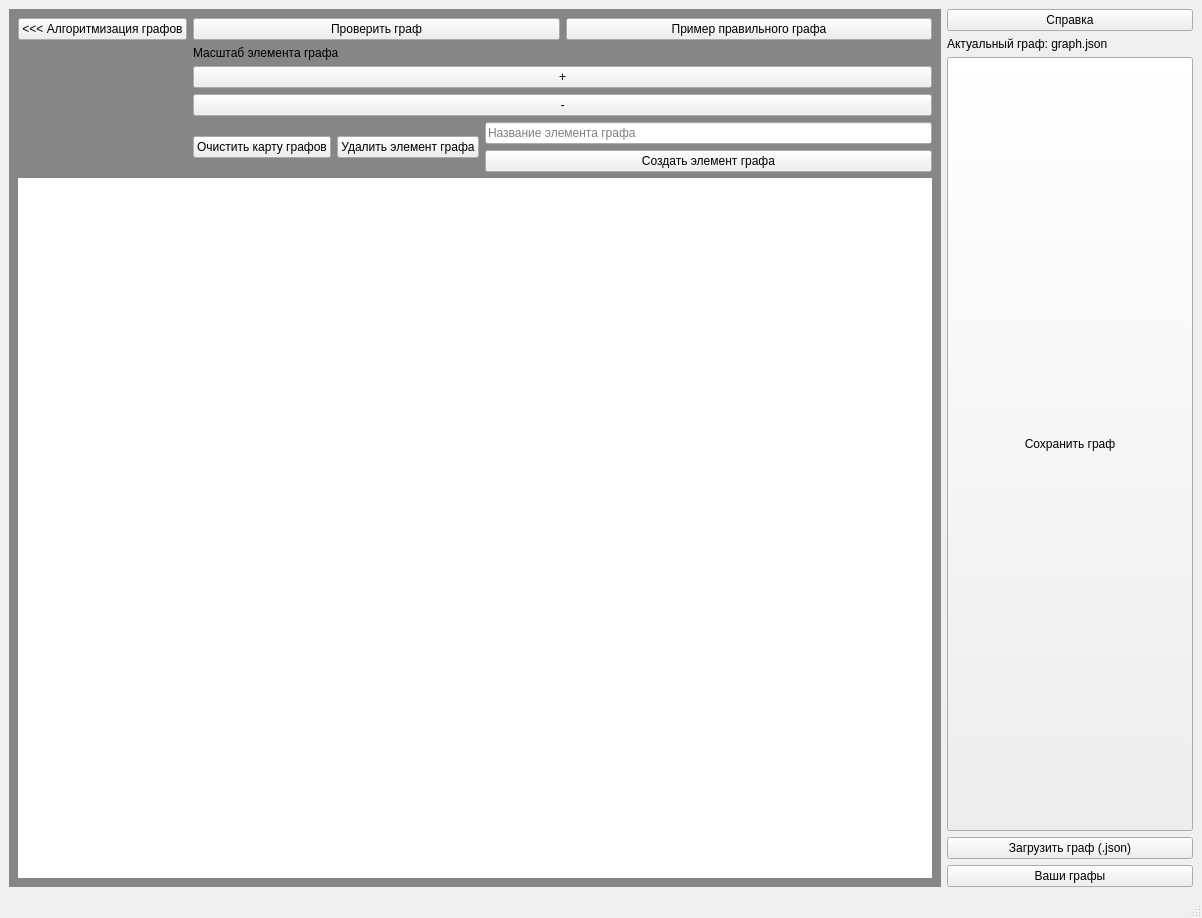
<?xml version="1.0" encoding="UTF-8"?>
<ui version="4.0">
 <class>MainWindow</class>
 <widget class="QMainWindow" name="MainWindow">
  <property name="geometry">
   <rect>
    <x>0</x>
    <y>0</y>
    <width>1202</width>
    <height>900</height>
   </rect>
  </property>
  <property name="sizePolicy">
   <sizepolicy hsizetype="Expanding" vsizetype="Expanding">
    <horstretch>0</horstretch>
    <verstretch>0</verstretch>
   </sizepolicy>
  </property>
  <property name="windowTitle">
   <string>MainWindow</string>
  </property>
  <property name="autoFillBackground">
   <bool>false</bool>
  </property>
  <widget class="QWidget" name="centralwidget">
   <layout class="QHBoxLayout" name="horizontalLayout">
    <item>
     <widget class="QStackedWidget" name="StackedWidget">
      <property name="styleSheet">
       <string notr="true">QStackedWidget {
	background-color: rgb(134, 134, 134)
}</string>
      </property>
      <property name="currentIndex">
       <number>0</number>
      </property>
      <widget class="QWidget" name="First_Page">
       <layout class="QVBoxLayout" name="verticalLayout_3">
        <item>
         <layout class="QFormLayout" name="formLayout_3">
          <item row="0" column="0">
           <layout class="QVBoxLayout" name="FP_VerticalLayout1">
            <item>
             <widget class="QPushButton" name="FP_VL1_PushButton">
              <property name="text">
               <string>&lt;&lt;&lt; Алгоритмизация графов</string>
              </property>
             </widget>
            </item>
           </layout>
          </item>
          <item row="0" column="1">
           <layout class="QHBoxLayout" name="horizontalLayout_2">
            <item>
             <widget class="QPushButton" name="FP_VP3_CheckGraphBtn">
              <property name="text">
               <string>Проверить граф</string>
              </property>
             </widget>
            </item>
            <item>
             <widget class="QPushButton" name="FP_VP3_GreatGraphExampleBtn">
              <property name="text">
               <string>Пример правильного графа</string>
              </property>
             </widget>
            </item>
           </layout>
          </item>
          <item row="1" column="1">
           <layout class="QVBoxLayout" name="verticalLayout_2">
            <item>
             <widget class="QLabel" name="label">
              <property name="enabled">
               <bool>true</bool>
              </property>
              <property name="text">
               <string>Масштаб элемента графа</string>
              </property>
             </widget>
            </item>
            <item>
             <widget class="QPushButton" name="pushButton_2">
              <property name="text">
               <string>+</string>
              </property>
             </widget>
            </item>
            <item>
             <widget class="QPushButton" name="pushButton">
              <property name="text">
               <string>-</string>
              </property>
             </widget>
            </item>
           </layout>
          </item>
          <item row="2" column="1">
           <layout class="QHBoxLayout" name="horizontalLayout_3">
            <item>
             <widget class="QPushButton" name="pushButton_3">
              <property name="text">
               <string>Очистить карту графов</string>
              </property>
             </widget>
            </item>
            <item>
             <widget class="QPushButton" name="pushButton_4">
              <property name="text">
               <string>Удалить элемент графа</string>
              </property>
             </widget>
            </item>
            <item>
             <layout class="QVBoxLayout" name="verticalLayout_4">
              <item>
               <widget class="QLineEdit" name="FP_VP2_LineEdit">
                <property name="text">
                 <string/>
                </property>
                <property name="placeholderText">
                 <string>Название элемента графа</string>
                </property>
                <property name="clearButtonEnabled">
                 <bool>true</bool>
                </property>
               </widget>
              </item>
              <item>
               <widget class="QPushButton" name="FP_VP2_PushButton">
                <property name="text">
                 <string>Создать элемент графа</string>
                </property>
               </widget>
              </item>
             </layout>
            </item>
           </layout>
          </item>
          <item row="3" column="0" colspan="2">
           <widget class="QWidget" name="widget" native="true">
            <property name="sizePolicy">
             <sizepolicy hsizetype="Expanding" vsizetype="Expanding">
              <horstretch>0</horstretch>
              <verstretch>0</verstretch>
             </sizepolicy>
            </property>
            <property name="minimumSize">
             <size>
              <width>0</width>
              <height>700</height>
             </size>
            </property>
            <property name="styleSheet">
             <string notr="true">QWidget {
	background-color: rgb(255, 255, 255)
}</string>
            </property>
           </widget>
          </item>
         </layout>
        </item>
       </layout>
      </widget>
      <widget class="QWidget" name="Second_Page">
       <layout class="QVBoxLayout" name="verticalLayout">
        <item>
         <layout class="QFormLayout" name="formLayout_2">
          <item row="0" column="0">
           <layout class="QFormLayout" name="formLayout">
            <item row="0" column="0">
             <widget class="QPushButton" name="SP_HL_VL_VL_PushButton">
              <property name="enabled">
               <bool>true</bool>
              </property>
              <property name="text">
               <string>&lt;&lt;&lt; Редактор графов</string>
              </property>
             </widget>
            </item>
            <item row="1" column="0">
             <widget class="QPushButton" name="SP_HL_VL_VL2_PushButton">
              <property name="text">
               <string>Обойти граф</string>
              </property>
             </widget>
            </item>
           </layout>
          </item>
          <item row="0" column="1">
           <layout class="QHBoxLayout" name="SP_HL_HorizontalLayout">
            <item>
             <layout class="QVBoxLayout" name="SP_HL_HL_VerticalLayout">
              <item>
               <widget class="QLabel" name="SP_HL_HL_VL1_Label">
                <property name="text">
                 <string>Выбрать цвет стрелки:</string>
                </property>
               </widget>
              </item>
              <item>
               <widget class="QListWidget" name="SP_HL_HL_VL1_ListWidget">
                <item>
                 <property name="text">
                  <string>Красный</string>
                 </property>
                </item>
                <item>
                 <property name="text">
                  <string>Синий</string>
                 </property>
                </item>
                <item>
                 <property name="text">
                  <string>Зеленый</string>
                 </property>
                </item>
                <item>
                 <property name="text">
                  <string>Желтый </string>
                 </property>
                </item>
                <item>
                 <property name="text">
                  <string>Розовый</string>
                 </property>
                </item>
                <item>
                 <property name="text">
                  <string>Фиолетовый</string>
                 </property>
                </item>
                <item>
                 <property name="text">
                  <string>Голубой</string>
                 </property>
                </item>
                <item>
                 <property name="text">
                  <string>Пурпурный</string>
                 </property>
                </item>
                <item>
                 <property name="text">
                  <string>Салатовый</string>
                 </property>
                </item>
                <item>
                 <property name="text">
                  <string>Коричневый</string>
                 </property>
                </item>
               </widget>
              </item>
              <item>
               <widget class="QPushButton" name="SP_HL_HL_VL1_ChangeColorBtn">
                <property name="text">
                 <string>Выбрать свой цвет</string>
                </property>
               </widget>
              </item>
             </layout>
            </item>
            <item>
             <layout class="QVBoxLayout" name="SP_HL_HL_VerticalLayout3">
              <item>
               <widget class="QLabel" name="SP_HL_HL_VL3_Label">
                <property name="text">
                 <string>Выбрать тип обхода дерева:</string>
                </property>
               </widget>
              </item>
              <item>
               <widget class="QListWidget" name="SP_HL_HL_VL3_ListWidget"/>
              </item>
             </layout>
            </item>
            <item>
             <layout class="QVBoxLayout" name="SP_HL_HL_VerticalLayout_2">
              <item>
               <widget class="QLabel" name="SP_HL_HL_VL2_Label">
                <property name="text">
                 <string>Выбрать тип перемещения стрелок:</string>
                </property>
               </widget>
              </item>
              <item>
               <widget class="QListWidget" name="SP_HL_HL_VL2_ListWidget"/>
              </item>
             </layout>
            </item>
           </layout>
          </item>
          <item row="1" column="0" colspan="2">
           <widget class="QMdiArea" name="mdiArea_2"/>
          </item>
         </layout>
        </item>
       </layout>
      </widget>
     </widget>
    </item>
    <item>
     <layout class="QGridLayout" name="gridLayout">
      <property name="sizeConstraint">
       <enum>QLayout::SetNoConstraint</enum>
      </property>
      <item row="1" column="0">
       <widget class="QLabel" name="VP_Label">
        <property name="text">
         <string>Актуальный граф: graph.json</string>
        </property>
       </widget>
      </item>
      <item row="2" column="0">
       <widget class="QPushButton" name="pushButton_5">
        <property name="sizePolicy">
         <sizepolicy hsizetype="Expanding" vsizetype="Expanding">
          <horstretch>0</horstretch>
          <verstretch>0</verstretch>
         </sizepolicy>
        </property>
        <property name="text">
         <string>Сохранить граф</string>
        </property>
       </widget>
      </item>
      <item row="3" column="0">
       <widget class="QPushButton" name="VP_UploadGraphButton">
        <property name="text">
         <string>Загрузить граф (.json)</string>
        </property>
       </widget>
      </item>
      <item row="4" column="0">
       <widget class="QPushButton" name="VP_PushButton1">
        <property name="text">
         <string>Ваши графы</string>
        </property>
       </widget>
      </item>
      <item row="0" column="0">
       <widget class="QPushButton" name="Info">
        <property name="enabled">
         <bool>true</bool>
        </property>
        <property name="cursor">
         <cursorShape>ArrowCursor</cursorShape>
        </property>
        <property name="text">
         <string>Справка</string>
        </property>
       </widget>
      </item>
     </layout>
    </item>
   </layout>
  </widget>
  <widget class="QMenuBar" name="menubar">
   <property name="geometry">
    <rect>
     <x>0</x>
     <y>0</y>
     <width>1202</width>
     <height>21</height>
    </rect>
   </property>
  </widget>
  <widget class="QStatusBar" name="statusbar"/>
 </widget>
 <resources/>
 <connections/>
</ui>
